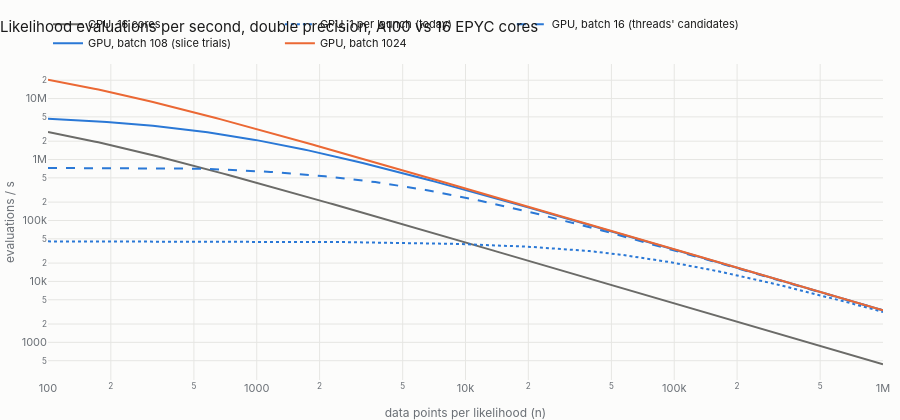

Notebook code for this chart:
### Markdown cell above
## 1. Throughput against data size

Likelihood evaluations per second. The CPU line is 16 cores. The GPU lines differ only in
how many evaluations share one launch. Below the crossing the CPU wins.

### Code cell
n = np.logspace(2, 6, 200)
fig = go.Figure()
fig.add_trace(go.Scatter(x=n, y=cpu_rate(n), name="CPU, 16 cores", line=dict(color=GREY, width=2)))
series = [("GPU, 1 per launch (today)",              dict(batch=1, in_flight=1),  BLUE, "dot"),
          ("GPU, batch 16 (threads' candidates)",     dict(batch=16),             BLUE, "dash"),
          ("GPU, batch 108 (slice trials)",           dict(batch=TRIALS_PER_ACCEPT), BLUE, "solid"),
          ("GPU, batch 1024",                         dict(batch=1024),           ORANGE, "solid")]
for name, kw, col, dash in series:
    fig.add_trace(go.Scatter(x=n, y=gpu_rate(n, **kw), name=name, line=dict(color=col, width=2, dash=dash)))
fig.update_xaxes(type="log"); fig.update_yaxes(type="log")
style(fig, "Likelihood evaluations per second, double precision, A100 vs 16 EPYC cores",
      "data points per likelihood (n)", "evaluations / s")

### Figure 1 — Plotly figure (JSON) as saved in the notebook; plotly's stock layout.template omitted (floating-point values rounded to 4 significant figures; data arrays with more than 128 entries replaced by an {"elided": "..."} marker saying what was removed)
{"data": [{"line": {"color": "#6b6b68", "width": 2}, "name": "CPU, 16 cores", "type": "scatter", "x": {"elided": "200 float values"}, "y": {"elided": "200 float values"}}, {"line": {"color": "#2a78d6", "dash": "dot", "width": 2}, "name": "GPU, 1 per launch (today)", "type": "scatter", "x": {"elided": "200 float values"}, "y": {"elided": "200 float values"}}, {"line": {"color": "#2a78d6", "dash": "dash", "width": 2}, "name": "GPU, batch 16 (threads' candidates)", "type": "scatter", "x": {"elided": "200 float values"}, "y": {"elided": "200 float values"}}, {"line": {"color": "#2a78d6", "dash": "solid", "width": 2}, "name": "GPU, batch 108 (slice trials)", "type": "scatter", "x": {"elided": "200 float values"}, "y": {"elided": "200 float values"}}, {"line": {"color": "#eb6834", "dash": "solid", "width": 2}, "name": "GPU, batch 1024", "type": "scatter", "x": {"elided": "200 float values"}, "y": {"elided": "200 float values"}}], "layout": {"font": {"color": "#1a1a19"}, "height": 420, "hovermode": "x unified", "margin": {"b": 40, "l": 10, "r": 10, "t": 50}, "paper_bgcolor": "#fcfcfb", "plot_bgcolor": "#fcfcfb", "title": {"text": "Likelihood evaluations per second, double precision, A100 vs 16 EPYC cores"}, "xaxis": {"gridcolor": "#e6e6e3", "title": {"text": "data points per likelihood (n)"}, "type": "log"}, "yaxis": {"gridcolor": "#e6e6e3", "title": {"text": "evaluations / s"}, "type": "log"}}}
